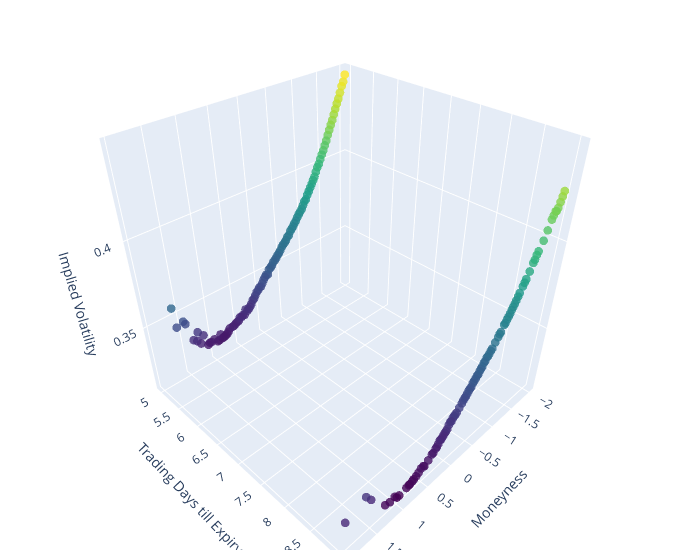

This figure's notebook cell:
### Code cell
import pandas as pd
import plotly.graph_objects as go

# Create a copy of pd_merged
pd_merged_copy = pd_merged.copy()

# Convert the string to a pandas Timestamp
date = pd.Timestamp('2019-01-11')

# Use the copy for the filtering
pd_merged_2 = pd_merged_copy[(pd_merged_copy["trading_days_till_exp"] <= 10) & (pd_merged_copy["m_category"] == "|m|≤2") & (pd_merged_copy['cp_flag'] == 'P')]
# Filter the DataFrame for the 'NVDA' ticker and the specific date
df_nvda = pd_merged_2[(pd_merged_2['Ticker'] == 'AMZN') & (pd_merged_2['date'] == date)]

# Create a 3D scatter plot
fig = go.Figure(data=[go.Scatter3d(
    x=df_nvda['moneyness'],
    y=df_nvda['trading_days_till_exp'],
    z=df_nvda['impl_volatility'],
    mode='markers',
    marker=dict(
        size=3,
        color=df_nvda['impl_volatility'],  # set color to an array/list of desired values
        colorscale='Viridis',   # choose a colorscale
        opacity=0.8
    )
)])

# Set labels
fig.update_layout(scene = dict(
                    xaxis_title='Moneyness',
                    yaxis_title='Trading Days till Expiry',
                    zaxis_title='Implied Volatility'),
                    width=700,
                    margin=dict(r=20, b=10, l=10, t=10))

fig.show()

### Figure 1 — Plotly figure (JSON) as saved in the notebook; plotly's stock layout.template omitted (floating-point values rounded to 4 significant figures; data arrays with more than 128 entries replaced by an {"elided": "..."} marker saying what was removed)
{"data": [{"marker": {"color": {"elided": "196 float values"}, "colorscale": [[0, "#440154"], [0.1111, "#482878"], [0.2222, "#3e4989"], [0.3333, "#31688e"], [0.4444, "#26828e"], [0.5556, "#1f9e89"], [0.6667, "#35b779"], [0.7778, "#6ece58"], [0.8889, "#b5de2b"], [1, "#fde725"]], "opacity": 0.8, "size": 3}, "mode": "markers", "type": "scatter3d", "x": {"elided": "196 float values"}, "y": {"elided": "196 int values"}, "z": {"elided": "196 float values"}}], "layout": {"margin": {"b": 10, "l": 10, "r": 20, "t": 10}, "scene": {"xaxis": {"title": {"text": "Moneyness"}}, "yaxis": {"title": {"text": "Trading Days till Expiry"}}, "zaxis": {"title": {"text": "Implied Volatility"}}}, "width": 700}}
